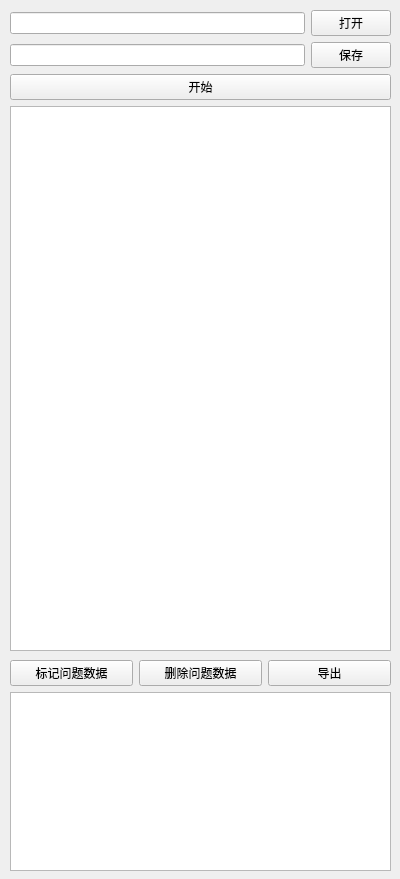
<?xml version="1.0" encoding="UTF-8"?>
<ui version="4.0">
 <class>DSARemoveBoneView</class>
 <widget class="QWidget" name="DSARemoveBoneView">
  <property name="geometry">
   <rect>
    <x>0</x>
    <y>0</y>
    <width>400</width>
    <height>879</height>
   </rect>
  </property>
  <property name="maximumSize">
   <size>
    <width>400</width>
    <height>16777215</height>
   </size>
  </property>
  <property name="windowTitle">
   <string>Form</string>
  </property>
  <widget class="QWidget" name="verticalLayoutWidget">
   <property name="geometry">
    <rect>
     <x>10</x>
     <y>10</y>
     <width>381</width>
     <height>641</height>
    </rect>
   </property>
   <layout class="QVBoxLayout" name="verticalLayout">
    <item>
     <layout class="QHBoxLayout" name="horizontalLayout">
      <item>
       <widget class="QLineEdit" name="OpenDirLE">
        <property name="readOnly">
         <bool>false</bool>
        </property>
       </widget>
      </item>
      <item>
       <widget class="QPushButton" name="OpenBtn">
        <property name="text">
         <string>打开</string>
        </property>
       </widget>
      </item>
     </layout>
    </item>
    <item>
     <layout class="QHBoxLayout" name="horizontalLayout_2">
      <item>
       <widget class="QLineEdit" name="SaveDirLE"/>
      </item>
      <item>
       <widget class="QPushButton" name="SaveBtn">
        <property name="text">
         <string>保存</string>
        </property>
       </widget>
      </item>
     </layout>
    </item>
    <item>
     <widget class="QPushButton" name="StartBtn">
      <property name="text">
       <string>开始</string>
      </property>
     </widget>
    </item>
    <item>
     <widget class="QTextEdit" name="LogTE">
      <property name="lineWrapMode">
       <enum>QTextEdit::NoWrap</enum>
      </property>
      <property name="readOnly">
       <bool>true</bool>
      </property>
     </widget>
    </item>
   </layout>
  </widget>
  <widget class="QWidget" name="verticalLayoutWidget_2">
   <property name="geometry">
    <rect>
     <x>10</x>
     <y>660</y>
     <width>381</width>
     <height>211</height>
    </rect>
   </property>
   <layout class="QVBoxLayout" name="verticalLayout_2">
    <item>
     <layout class="QHBoxLayout" name="horizontalLayout_5">
      <item>
       <widget class="QPushButton" name="MarkBtn">
        <property name="text">
         <string>标记问题数据</string>
        </property>
       </widget>
      </item>
      <item>
       <widget class="QPushButton" name="DeleteBtn">
        <property name="text">
         <string>删除问题数据</string>
        </property>
       </widget>
      </item>
      <item>
       <widget class="QPushButton" name="ExportBtn">
        <property name="text">
         <string>导出</string>
        </property>
       </widget>
      </item>
     </layout>
    </item>
    <item>
     <widget class="QListWidget" name="MarkedDataList"/>
    </item>
   </layout>
  </widget>
 </widget>
 <resources/>
 <connections/>
</ui>
